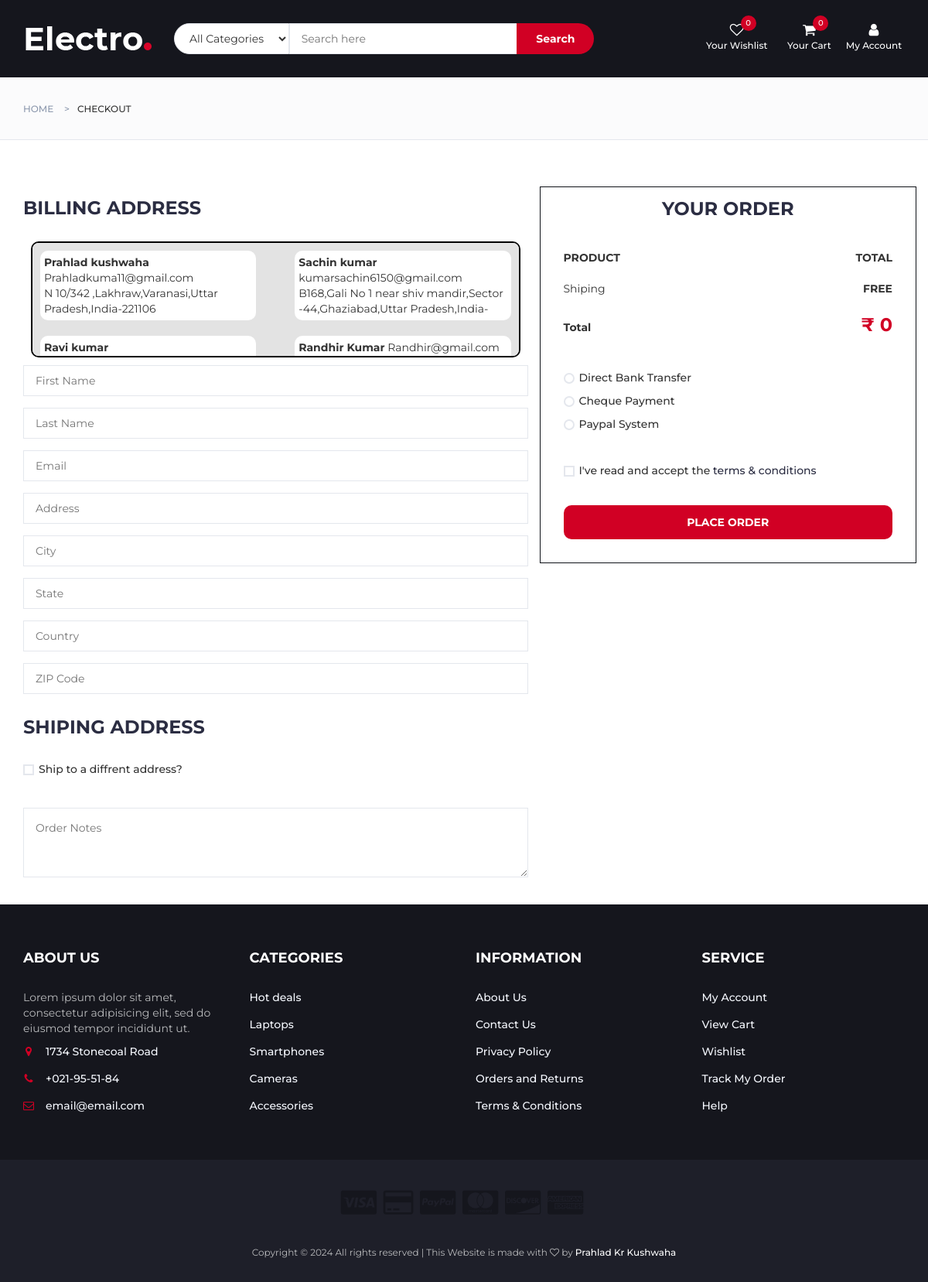
Page /checkout/ (signed in) on the committed database.
### myapp/models.py (models this page shows, shortened)
class BillingAddress(models.Model):
    user = models.ForeignKey(CustomUser, on_delete=models.CASCADE)
    first_name = models.CharField(max_length=100)
    last_name = models.CharField(max_length=100)
    email = models.EmailField()
    address = models.TextField()
    city = models.CharField(max_length=100)
    state = models.CharField(max_length=100)
    country = models.CharField(max_length=100)
    pincode = models.CharField(max_length=10)
    created_at = models.DateTimeField(auto_now_add=True)

### myapp/views.py (the view)
# urls.py: path('checkout/',views.checkout,name='checkout'),
def checkout(request):
    items = Cart_item.objects.filter(cart__user=request.user)
    user = request.user
    try:
        billingAddress = BillingAddress.objects.filter(user=user)
        shippingAddresses = ShippingAddress.objects.filter(user=user)
        context = {
            'billingAddress': billingAddress,
            'shippingAddresses': shippingAddresses,
            'items': items
        }
    except:
        context = {
            'billingAddress': None,
            'shippingAddresses': None,
            'items': items
        }
    return render(request, 'checkout.html', context)

### myapp/templates/checkout.html (shortened to what this page needs)
{% extends 'base.html' %}
{% load static %}
{% block content %}
		<div id="breadcrumb" class="section">
			<div class="container">
				<div class="row">
					<div class="col-md-12">
						<ul class="breadcrumb-tree">
							<li><a href="#">Home</a></li>
							<li class="active">Checkout</li>
						</ul>
					</div>
				</div>
			</div>
		</div>
		<div class="section">
			<div class="container">
				<div class="row">
					<form id="orderForm" action="{% url 'placeorder' %}" method="post" onsubmit="submitForm(event)">
						<div class="col-md-7">
							<div class="billing-details">
								<div class="section-title">
									<h3 class="title">Billing address</h3>
								</div>
							<div class="addressbox col">
								<div class="row">
									{% for address in billingAddress %}
									<div class="col-md-6">
										<div class="box"  data-address-type="billing"  data-first-name="{{ address.first_name }}" data-last-name="{{ address.last_name }}" data-email="{{ address.email }}" data-address="{{ address.address }}" data-city="{{ address.city }}" data-state="{{ address.state }}" data-country="{{ address.country }}" data-pincode="{{ address.pincode }}">
											<strong>{{ address.first_name }} {{ address.last_name }}</strong>
											{{ address.email }}
											<br>
											{{ address.address }},{{ address.city }},{{ address.state }},{{ address.country }}-{{ address.pincode }}
										</div>
									</div>
									{% endfor %}
								</div>
							</div>
								<div class="form-group">
									<input class="input" type="text" name="first-name" placeholder="First Name">
								</div>
								<div class="form-group">
									<input class="input" type="text" name="last-name" placeholder="Last Name">
								</div>
								<div class="form-group">
									<input class="input" type="email" name="email" placeholder="Email">
								</div>
								<div class="form-group">
									<input class="input" type="text" name="address" placeholder="Address">
								</div>
								<div class="form-group">
									<input class="input" type="text" name="city" placeholder="City">
								</div>
								<div class="form-group">
									<input class="input" type="text" name="state" placeholder="State">
								</div>
								<div class="form-group">
									<input class="input" type="text" name="country" placeholder="Country">
								</div>
								<div class="form-group">
									<input class="input" type="text" name="pincode" placeholder="ZIP Code">
								</div>
							</div>
							<div class="shiping-details">
								<div class="section-title">
									<h3 class="title">Shiping address</h3>
								</div>
								<div class="input-checkbox">
									<label for="shiping-address">
										<span></span>
										Ship to a diffrent address?
									</label>
								</div>
							</div>
							<div class="order-notes">
								<textarea class="input" placeholder="Order Notes"></textarea>
							</div>
						</div>
						<div class="col-md-5 order-details">
							<div class="section-title text-center">
								<h3 class="title">Your Order</h3>
							</div>
							<div class="order-summary">
								<div class="order-col">
									<div><strong>PRODUCT</strong></div>
									<div><strong>TOTAL</strong></div>
								</div>
								<div class="order-col">
									<div>Shiping</div>
									<div><strong>FREE</strong></div>
								</div>
								<div class="order-col">
									<div><strong>Total</strong></div>
									<div><strong class="order-total">₹ <script>formattedPrice({{ data.total_price }})</script></strong></div>
								</div>
							</div>
							<div class="payment-method">
								<div class="input-radio">
									<label for="payment-1">
										<span></span>
										Direct Bank Transfer
									</label>
								</div>
								<div class="input-radio">
									<label for="payment-2">
										<span></span>
										Cheque Payment
									</label>
								</div>
								<div class="input-radio">
									<label for="payment-3">
										<span></span>
										Paypal System
									</label>
								</div>
							</div>
							<div class="input-checkbox">
								<label for="terms">
									<span></span>
									I've read and accept the <a href="#">terms & conditions</a>
								</label>
							</div>
							<div>
								<button type="submit" class="primary-btn order-submit">Place order</button>
							</div>
						</div>
					</form>
				</div>
			</div>
		</div>
{% endblock content %}

### myapp/static/css/style.css (style rules this page uses)
body { font-family: 'Montserrat', sans-serif; font-weight: 400; color: #333; }
h1, h2, h3, h4, h5, h6 { color: #2B2D42; font-weight: 700; margin: 0 0 10px; }
a { color: #2B2D42; font-weight: 500; -webkit-transition: 0.2s color; transition: 0.2s color; }
ul, ol { margin: 0; padding: 0; list-style: none }
.primary-btn { display: inline-block; padding: 12px 30px; background-color: #D10024; border: none; border-radius: 10px; color: #FFF; text-transform: uppercase; font-weight: 700; text-align: center; -webkit-transition: 0.2s all; transition: 0.2s all; }
.input { height: 40px; padding: 0px 15px; border: 1px solid #E4E7ED; background-color: #FFF; width: 100%; }
textarea.input { padding: 15px; min-height: 90px; }
.input-radio, .input-checkbox { position: relative; display: block; }
.input-radio label, .input-checkbox label { font-weight: 500; min-height: 20px; padding-left: 20px; margin-bottom: 5px; cursor: pointer; }
.input-radio input[type="radio"]+label span, .input-checkbox input[type="checkbox"]+label span { position: absolute; left: 0px; top: 4px; width: 14px; height: 14px; border: 2px solid #E4E7ED; background: #FFF; }
.input-radio input[type="radio"]+label span { border-radius: 50%; }
.input-radio input[type="radio"]+label span:after { content: ""; position: absolute; left: 50%; top: 50%; -webkit-transform: translate(-50%, -50%) scale(0); -ms-transform: translate(-50%, -50%) scale(0); transform: translate(-50%, -50%) scale(0); background-color: #FFF; width: 4px; height: 4px; border-radius: 50%; opacity: 0; -webkit-transition: all 0.2s; transition: all 0.2s; }
.input-checkbox input[type="checkbox"]+label span:after { content: '✔'; position: absolute; top: -2px; left: 1px; font-size: 10px; color: #FFF; opacity: 0; -webkit-transform: scale(0); -ms-transform: scale(0); transform: scale(0); -webkit-transition: all 0.2s; transition: all 0.2s; }
.section { padding-top: 30px; padding-bottom: 30px; }
.section-title { position: relative; margin-bottom: 30px; margin-top: 15px; }
.section-title .title { display: inline-block; text-transform: uppercase; margin: 0px; }
#breadcrumb { padding: 30px 0px; background: #FBFBFC; border-bottom: 1px solid #E4E7ED; margin-bottom: 30px; }
#breadcrumb .breadcrumb-tree { display: inline-block; }
#breadcrumb .breadcrumb-tree li { display: inline-block; font-size: 12px; font-weight: 500; text-transform: uppercase; }
#breadcrumb .breadcrumb-tree li+li { margin-left: 10px; }
#breadcrumb .breadcrumb-tree li+li:before { content: '>'; display: inline-block; color: #8D99AE; margin-right: 10px; }
#breadcrumb .breadcrumb-tree li a { color: #8D99AE; }
.billing-details { margin-bottom: 30px; }
.shiping-details { margin-bottom: 30px; }
.addressbox { background-color: #e3e3e3; border-radius: 10px; max-height: 150px; overflow-y: scroll; margin: 10px; border: 2px solid black; }
.addressbox .box { padding: 5px; max-height:90px ; overflow: hidden; background-color: #ffffff; border-radius: 10px; margin: 10px; cursor:pointer; }
.order-details { position: relative; padding: 0px 30px 30px; border-right: 1px solid #101319; border-left: 1px solid #101319; border-bottom: 1px solid #101319; border-top: 1px solid #101319; }
.order-details:before { content: ""; position: absolute; height: 30px; border-top: 1px solid #101319; }
.order-summary { margin: 15px 0px; }
.order-summary .order-col { display: table; width: 100%; }
.order-summary .order-col:after { content: ""; display: block; clear: both; }
.order-summary .order-col>div { display: table-cell; padding: 10px 0px; }
.order-summary .order-col>div:first-child { width: calc(100% - 150px); }
.order-summary .order-col>div:last-child { width: 150px; text-align: right; }
.order-summary .order-col .order-total { font-size: 24px; color: #D10024; }
.order-details .payment-method { margin: 30px 0px; }
.order-details .order-submit { display: block; margin-top: 30px; width: 100%; }

### rows in the picture
BillingAddress: first_name "Prahlad", last_name "kushwaha", email "Prahladkuma11@gmail.com", address "N 10/342 ,Lakhraw", city "Varanasi", state "Uttar Pradesh", country "India", pincode "221106"
BillingAddress: first_name "Sachin", last_name "kumar", email "kumarsachin6150@gmail.com", address "B168,Gali No 1 near shiv mandir,Sector -44", city "Ghaziabad", state "Uttar Pradesh", country "India"
BillingAddress: first_name "Ravi", last_name "kumar"
BillingAddress: first_name "Randhir", last_name "Kumar", email "Randhir@gmail.com"

### other values in the picture
{{ data.wishlist|length }} "0"
{{ data.total_item }} "0"
